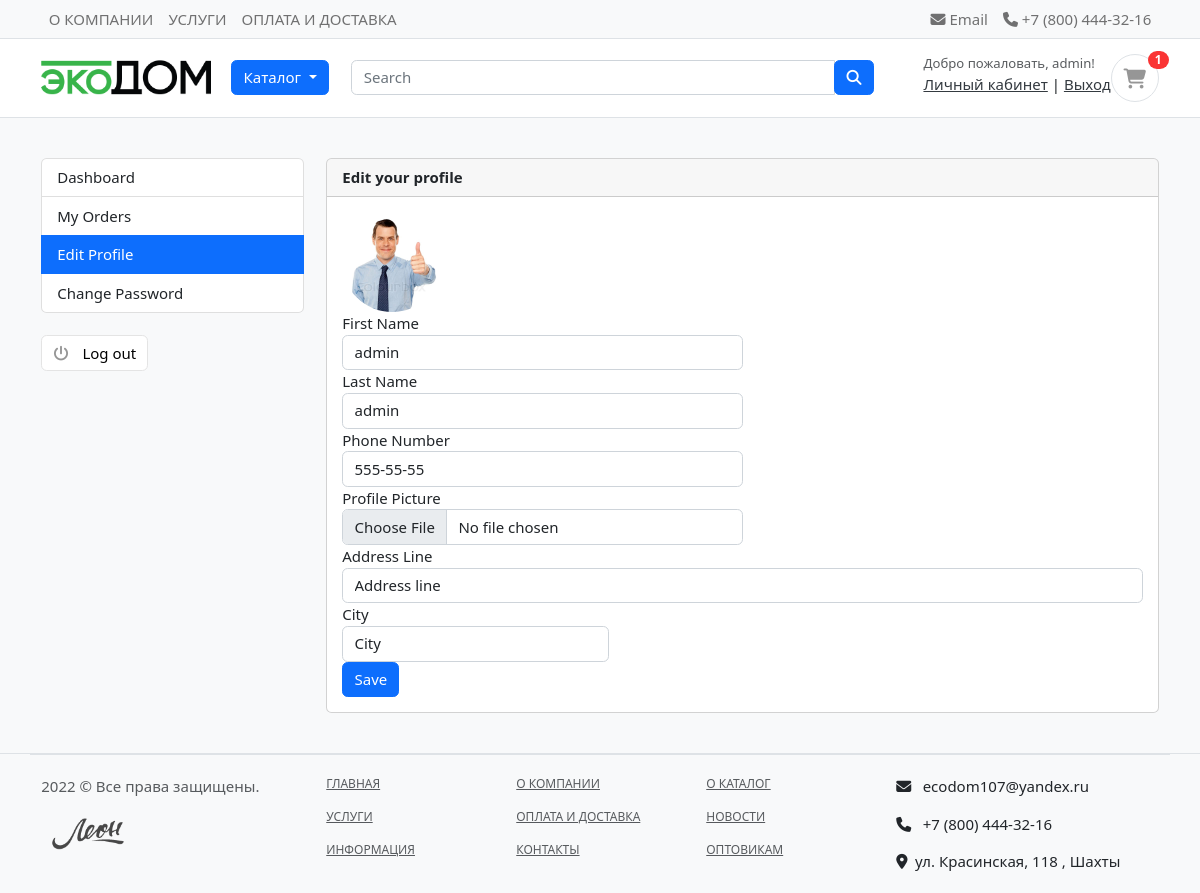
/accounts/edit_profile/ (signed in), run on an earlier commit of the app's database.
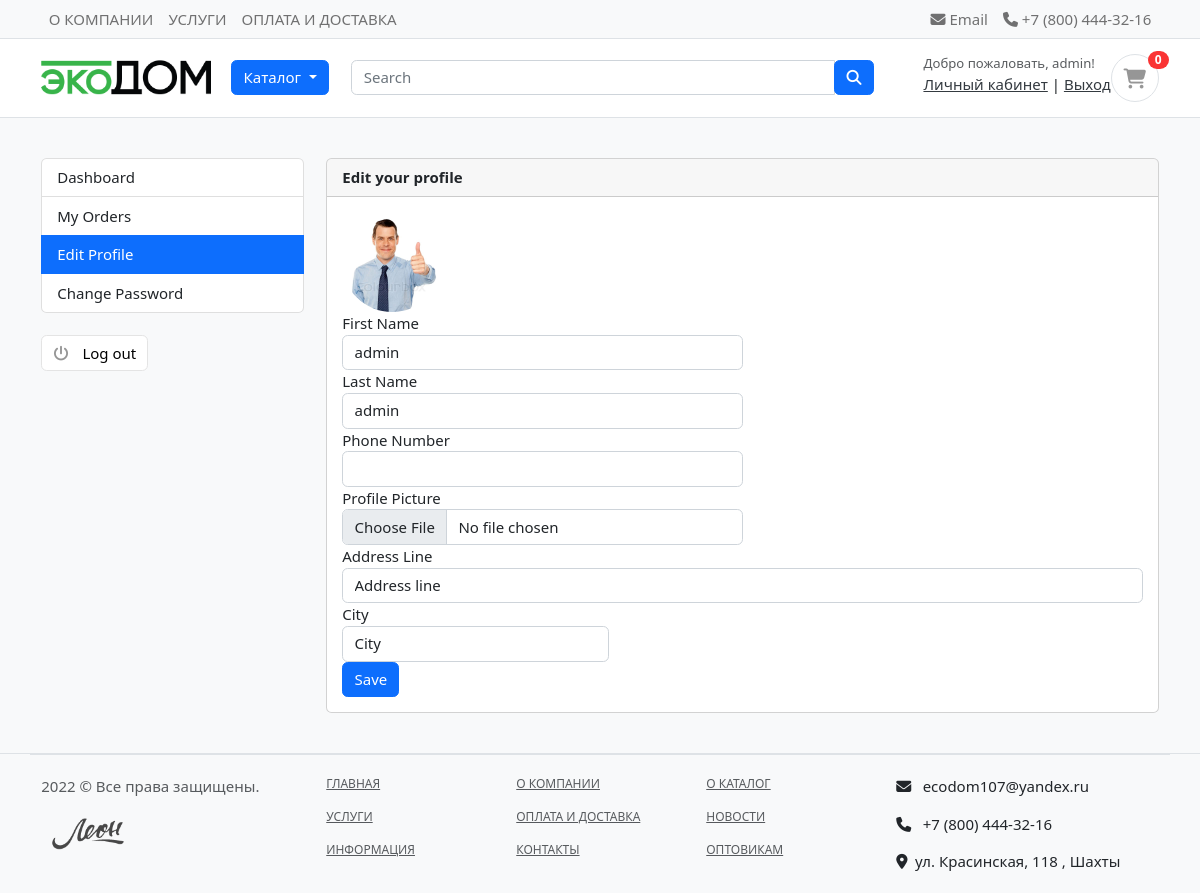
And on a later commit of the database.
### accounts/models.py (models this page shows, shortened)
class MyUser(AbstractBaseUser):
    first_name      = models.CharField(max_length=50)
    last_name       = models.CharField(max_length=50)
    username        = models.CharField(max_length=50, unique=True)
    email           = models.EmailField(max_length=255, unique=True)
    phone_number    = models.CharField(max_length=50)
    date_joined     = models.DateTimeField(auto_now_add=True)
    last_login      = models.DateTimeField(auto_now_add=True)
    is_admin        = models.BooleanField(default=False)
    is_staff        = models.BooleanField(default=False)
    is_active       = models.BooleanField(default=False)
    USERNAME_FIELD = 'email'
    REQUIRED_FIELDS = ['username', 'first_name', 'last_name']
    objects = MyUserManager()

### accounts/views.py (the view)
# urls.py: path('edit_profile/', views.edit_profile, name='edit_profile'),
@login_required(login_url='login')
def edit_profile(request):
    userprofile = get_object_or_404(UserProfile, user=request.user)
    if request.method == 'POST':
        user_form = UserChangeForm(request.POST, instance=request.user)
        profile_form = UserProfileForm(request.POST, request.FILES, instance=userprofile)
        if user_form.is_valid() and profile_form.is_valid():
            user_form.save()
            profile_form.save()
            messages.success(request, 'Your profile has been updated.')
            return redirect('edit_profile')
    else:
        user_form = UserChangeForm(instance=request.user)
        profile_form = UserProfileForm(instance=userprofile)
    context = {
        'user_form': user_form,
        'profile_form': profile_form,
        'userprofile': userprofile,
    }
    return render(request, 'accounts/edit_profile.html', context)

### accounts/forms.py
class UserChangeForm(forms.ModelForm):
    class Meta:
        model = MyUser
        fields = ('first_name', 'last_name', 'phone_number')
    def __init__(self, *args, **kwargs):
        super(UserChangeForm, self).__init__(*args, **kwargs)
        for field in self.fields:
            self.fields[field].widget.attrs['class'] = 'form-control'

class UserProfileForm(forms.ModelForm):
    profile_picture = forms.ImageField(required=False, error_messages = {'invalid':("Image files only")}, widget=forms.FileInput)
    class Meta:
        model = UserProfile
        fields = ('address_line', 'city', 'profile_picture')
    def __init__(self, *args, **kwargs):
        super(UserProfileForm, self).__init__(*args, **kwargs)
        for field in self.fields:
            self.fields[field].widget.attrs['class'] = 'form-control'

### carts/views.py (called while the page is built)
def _cart_id(request):
    cart = request.session.session_key
    if not cart:
        cart = request.session.create()
    return cart

### category/context_processors.py (called while the page is built)
def menu_links(request):
    links = Category.objects.all()
    return dict(links=links)

### category/models.py (called while the page is built)
    def get_url(self):
            return reverse('products_by_category', args=[self.slug])

### accounts/templates/accounts/edit_profile.html (shortened to what this page needs)
{% extends 'base.html' %}
{% block content %}
<section class="section-conten padding-y bg">
<div class="container">
	<div class="row">
	{% include 'includes/dashboard_sidebar.html' %}
	<main class="col-md-9">
		<article class="card">
		<header class="card-header">
			<strong class="d-inline-block mr-3">Edit your profile</strong>
		</header>
		<div class="card-body">
			<div class="text-right">
				<img src="{{userprofile.profile_picture.url}}" alt="Profile Picture" width="100" style="border-radius:50px;">
			</div>
			<div class="row">
			<div class="col-md-12">
				<form action="{% url 'edit_profile' %}" method="POST" enctype="multipart/form-data">
					<div class="form-row">
						<div class="form-group col-md-6">
							<label>First Name</label>
							{{user_form.first_name}}
						</div>
						<div class="form-group col-md-6">
							<label>Last Name</label>
							{{user_form.last_name}}
						</div>
					</div>
					<div class="form-row">
						<div class="form-group col-md-6">
							<label>Phone Number</label>
							{{user_form.phone_number}}
						</div>
						<div class="form-group col-md-6">
							<label>Profile Picture</label>
							{{profile_form.profile_picture}}
						</div>
					</div>
					<div class="form-group">
						<label>Address Line</label>
						{{profile_form.address_line}}
					</div>
					<div class="form-row">
						<div class="form-group col-md-4">
							<label>City</label>
							{{profile_form.city}}
						</div>
					</div>
					<input type="submit" value="Save" class="btn btn-primary">
				</form>
			</div>
			</div>
		</div>
		</article>
	</main>
</div>
</div>
</section>
{% endblock %}

### templates/includes/navbar.html (shortened to what this page needs)
{% load static %}
<header class="section-header">
    <nav class="navbar p-md-0 navbar-expand-sm navbar-light border-bottom bg-light">
        <div class="container">
            <div class="collapse navbar-collapse">
                <ul class="navbar-nav">
                    <li><a href="#" class="nav-link">О КОМПАНИИ</a></li>
                    <li><a href="#" class="nav-link">УСЛУГИ</a></li>
                    <li><a href="#" class="nav-link">ОПЛАТА И ДОСТАВКА</a></li>
                </ul>
            </div>
            <div class="collapse navbar-collapse flex-grow-0" id="navbarTop4">
                <ul class="navbar-nav">
                    <li><a href="#" class="nav-link"> <i class="fa fa-envelope"></i> Email </a></li>
                    <li><a href="#" class="nav-link"> <i class="fa fa-phone"></i> +7 (800) 444-32-16 </a></li>
                </ul>
            </div>
        </div>
    </nav>
    <section class="header-main border-bottom">
        <div class="container">
            <div class="row align-items-center">
                <div class="col-lg-2 col-md-3 col-6">
                    <a href="/" class="brand-wrap">
                        <img class="logo" src="{% static '/images/logo.png' %}">
                    </a>
                </div>
                <div class="col-lg col-sm col-md col-6 flex-grow-0">
                    <div class="dropdown">
                        <button class="btn btn-primary dropdown-toggle" type="button" id="dropdownMenuButton1"
                            data-bs-toggle="dropdown" aria-expanded="false">
                            Каталог
                        </button>
                    </div>
                </div>
                <div class="col-lg  col-md-6 col-sm-12 col">
                    <form action="{% url 'search' %}" class="search" method='GET'>
                        <div class="input-group w-100">
                            <input type="text" class="form-control" style="width:60%;" placeholder="Search"
                                name="keyword">
                            <div class="input-group-append">
                                <button class="btn btn-primary" type="submit">
                                    <i class="fa fa-search"></i>
                                </button>
                            </div>
                        </div>
                    </form>
                </div>
                <div class="col-lg-3 col-sm-6 col-8 order-2 order-lg-3">
                    <div class="d-flex justify-content-end mb-3 mb-lg-0">
                        {% if user.id is None %}
                            <div class="widget-header">
                                <small class="title text-muted" style="padding-right: 10px">Добро пожаловать, Гость!</small>
                                <div>
                                    <a href="{% url 'login' %}">Вход</a> <span class="dark-transp"> | </span>
                                    <a href="{% url 'register' %}"> Регистрация</a>
                                </div>
                            </div>
                        {% else %}
                            <div class="widget-header">
                                <small class="title text-muted" style="padding-right: 10px">Добро пожаловать, {{user.first_name}}!</small>
                                <div>
                                    <a href="{% url 'dashboard' %}">Личный кабинет</a> <span class="dark-transp"> | </span>
                                    <a href="{% url 'logout' %}"> Выход</a>
                                </div>
                            </div>
                        {% endif %}
                        <a href="{% url 'cart' %}" class="widget-header pl-3 ml-3">
                            <div class="icon icon-sm rounded-circle border"><i class="fa fa-shopping-cart"></i></div>
                            <span class="badge badge-pill badge-danger notify">{{cart_count}}</span>
                        </a>
                    </div>
                </div>
            </div>
        </div>
    </section>
</header>

What changed in the data, as far as the page shows it:
changed MyUser "admin": phone_number "555-55-55" → (not shown)
Also different on the page:
{{ cart_count }}: "1" → "0"
